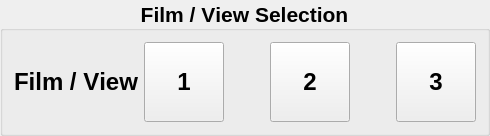
          <widget class="QGroupBox" name="box_ProjectView">
           <property name="enabled">
            <bool>true</bool>
           </property>
           <property name="sizePolicy">
            <sizepolicy hsizetype="Preferred" vsizetype="Preferred">
             <horstretch>0</horstretch>
             <verstretch>0</verstretch>
            </sizepolicy>
           </property>
           <property name="font">
            <font>
             <family>MS Sans Serif</family>
             <pointsize>16</pointsize>
             <weight>75</weight>
             <bold>true</bold>
             <kerning>false</kerning>
            </font>
           </property>
           <property name="locale">
            <locale language="English" country="Germany"/>
           </property>
           <property name="title">
            <string>Film / View Selection</string>
           </property>
           <property name="alignment">
            <set>Qt::AlignCenter</set>
           </property>
           <layout class="QVBoxLayout" name="verticalLayout_2">
            <item>
             <layout class="QHBoxLayout" name="horizontalLayout_8">
              <item>
               <widget class="QLabel" name="lbl_pView">
                <property name="sizePolicy">
                 <sizepolicy hsizetype="Preferred" vsizetype="Preferred">
                  <horstretch>0</horstretch>
                  <verstretch>0</verstretch>
                 </sizepolicy>
                </property>
                <property name="font">
                 <font>
                  <pointsize>18</pointsize>
                 </font>
                </property>
                <property name="locale">
                 <locale language="English" country="Germany"/>
                </property>
                <property name="text">
                 <string>Film / View</string>
                </property>
                <property name="alignment">
                 <set>Qt::AlignCenter</set>
                </property>
               </widget>
              </item>
              <item>
               <widget class="QPushButton" name="btn_PV1">
                <property name="sizePolicy">
                 <sizepolicy hsizetype="Expanding" vsizetype="Preferred">
                  <horstretch>0</horstretch>
                  <verstretch>0</verstretch>
                 </sizepolicy>
                </property>
                <property name="minimumSize">
                 <size>
                  <width>80</width>
                  <height>80</height>
                 </size>
                </property>
                <property name="maximumSize">
                 <size>
                  <width>200</width>
                  <height>500</height>
                 </size>
                </property>
                <property name="font">
                 <font>
                  <pointsize>18</pointsize>
                 </font>
                </property>
                <property name="styleSheet">
                 <string notr="true">QPushButton:checked {
    background-color: blue;
}</string>
                </property>
                <property name="locale">
                 <locale language="English" country="Germany"/>
                </property>
                <property name="text">
                 <string>1</string>
                </property>
                <property name="checkable">
                 <bool>true</bool>
                </property>
               </widget>
              </item>
              <item>
               <spacer name="horizontalSpacer_11">
                <property name="orientation">
                 <enum>Qt::Horizontal</enum>
                </property>
                <property name="sizeHint" stdset="0">
                 <size>
                  <width>40</width>
                  <height>20</height>
                 </size>
                </property>
               </spacer>
              </item>
              <item>
               <widget class="QPushButton" name="btn_PV2">
                <property name="sizePolicy">
                 <sizepolicy hsizetype="Expanding" vsizetype="Preferred">
                  <horstretch>0</horstretch>
                  <verstretch>0</verstretch>
                 </sizepolicy>
                </property>
                <property name="minimumSize">
                 <size>
                  <width>80</width>
                  <height>80</height>
                 </size>
                </property>
                <property name="maximumSize">
                 <size>
                  <width>16777215</width>
                  <height>500</height>
                 </size>
                </property>
                <property name="font">
                 <font>
                  <pointsize>18</pointsize>
                 </font>
                </property>
                <property name="styleSheet">
                 <string notr="true">QPushButton:checked {
    background-color: blue;
}</string>
                </property>
                <property name="locale">
                 <locale language="English" country="Germany"/>
                </property>
                <property name="text">
                 <string>2</string>
                </property>
                <property name="checkable">
                 <bool>true</bool>
                </property>
               </widget>
              </item>
              <item>
               <spacer name="horizontalSpacer_12">
                <property name="orientation">
                 <enum>Qt::Horizontal</enum>
                </property>
                <property name="sizeHint" stdset="0">
                 <size>
                  <width>40</width>
                  <height>20</height>
                 </size>
                </property>
               </spacer>
              </item>
              <item>
               <widget class="QPushButton" name="btn_PV3">
                <property name="sizePolicy">
                 <sizepolicy hsizetype="Expanding" vsizetype="Preferred">
                  <horstretch>0</horstretch>
                  <verstretch>0</verstretch>
                 </sizepolicy>
                </property>
                <property name="minimumSize">
                 <size>
                  <width>80</width>
                  <height>80</height>
                 </size>
                </property>
                <property name="maximumSize">
                 <size>
                  <width>16777215</width>
                  <height>500</height>
                 </size>
                </property>
                <property name="font">
                 <font>
                  <pointsize>18</pointsize>
                 </font>
                </property>
                <property name="styleSheet">
                 <string notr="true">QPushButton:checked {
    background-color: blue;
}</string>
                </property>
                <property name="locale">
                 <locale language="English" country="Germany"/>
                </property>
                <property name="text">
                 <string>3</string>
                </property>
                <property name="checkable">
                 <bool>true</bool>
                </property>
               </widget>
              </item>
             </layout>
            </item>
           </layout>
          </widget>
